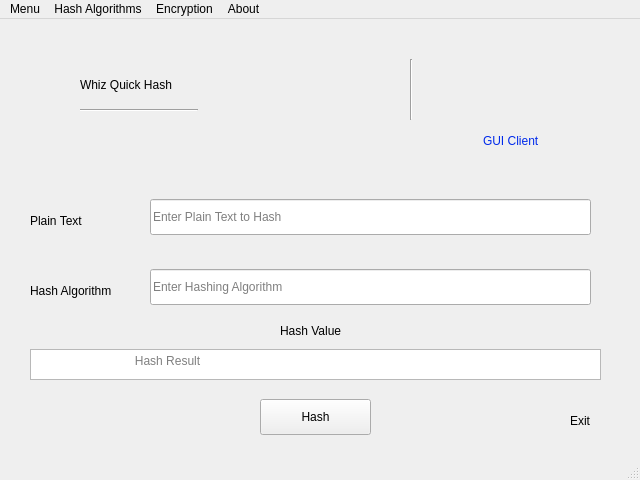
<?xml version="1.0" encoding="UTF-8"?>
<ui version="4.0">
 <class>MainWindow</class>
 <widget class="QMainWindow" name="MainWindow">
  <property name="geometry">
   <rect>
    <x>0</x>
    <y>0</y>
    <width>640</width>
    <height>480</height>
   </rect>
  </property>
  <property name="minimumSize">
   <size>
    <width>640</width>
    <height>480</height>
   </size>
  </property>
  <property name="maximumSize">
   <size>
    <width>640</width>
    <height>480</height>
   </size>
  </property>
  <property name="sizeIncrement">
   <size>
    <width>1</width>
    <height>1</height>
   </size>
  </property>
  <property name="baseSize">
   <size>
    <width>640</width>
    <height>480</height>
   </size>
  </property>
  <property name="windowTitle">
   <string>Whiz Quick Hash</string>
  </property>
  <property name="windowIcon">
   <iconset>
    <normaloff>../Downloads/milk.png</normaloff>../Downloads/milk.png</iconset>
  </property>
  <property name="tabShape">
   <enum>QTabWidget::Rounded</enum>
  </property>
  <property name="unifiedTitleAndToolBarOnMac">
   <bool>true</bool>
  </property>
  <widget class="QWidget" name="centralwidget">
   <widget class="QLabel" name="plain_text">
    <property name="geometry">
     <rect>
      <x>30</x>
      <y>190</y>
      <width>121</width>
      <height>24</height>
     </rect>
    </property>
    <property name="styleSheet">
     <string notr="true">font: bold 12pt &quot;Ubuntu Mono&quot;;</string>
    </property>
    <property name="text">
     <string>Plain Text</string>
    </property>
   </widget>
   <widget class="QLabel" name="hash_algo">
    <property name="geometry">
     <rect>
      <x>30</x>
      <y>260</y>
      <width>121</width>
      <height>24</height>
     </rect>
    </property>
    <property name="styleSheet">
     <string notr="true">font: bold 12pt &quot;Ubuntu Mono&quot;;</string>
    </property>
    <property name="text">
     <string>Hash Algorithm</string>
    </property>
   </widget>
   <widget class="QLabel" name="hash_value">
    <property name="geometry">
     <rect>
      <x>280</x>
      <y>300</y>
      <width>81</width>
      <height>24</height>
     </rect>
    </property>
    <property name="styleSheet">
     <string notr="true">font: bold 12pt &quot;Ubuntu Mono&quot;;</string>
    </property>
    <property name="text">
     <string>Hash Value</string>
    </property>
   </widget>
   <widget class="QLabel" name="label_4">
    <property name="geometry">
     <rect>
      <x>80</x>
      <y>30</y>
      <width>491</width>
      <height>71</height>
     </rect>
    </property>
    <property name="styleSheet">
     <string notr="true">font: 75 italic 40pt &quot;DejaVu Sans Mono&quot;;</string>
    </property>
    <property name="text">
     <string>Whiz Quick Hash</string>
    </property>
   </widget>
   <widget class="QLabel" name="label_5">
    <property name="geometry">
     <rect>
      <x>483</x>
      <y>110</y>
      <width>81</width>
      <height>24</height>
     </rect>
    </property>
    <property name="styleSheet">
     <string notr="true">font: 17pt &quot;Karumbi&quot;;
color:rgb(0, 42, 235)</string>
    </property>
    <property name="text">
     <string>GUI Client</string>
    </property>
   </widget>
   <widget class="QLineEdit" name="plaintext_edit">
    <property name="geometry">
     <rect>
      <x>150</x>
      <y>180</y>
      <width>441</width>
      <height>36</height>
     </rect>
    </property>
    <property name="autoFillBackground">
     <bool>false</bool>
    </property>
    <property name="text">
     <string/>
    </property>
    <property name="maxLength">
     <number>999999999</number>
    </property>
    <property name="frame">
     <bool>true</bool>
    </property>
    <property name="echoMode">
     <enum>QLineEdit::Normal</enum>
    </property>
    <property name="dragEnabled">
     <bool>false</bool>
    </property>
    <property name="readOnly">
     <bool>false</bool>
    </property>
    <property name="placeholderText">
     <string>Enter Plain Text to Hash</string>
    </property>
    <property name="clearButtonEnabled">
     <bool>true</bool>
    </property>
   </widget>
   <widget class="QLineEdit" name="hashalgo_edit">
    <property name="geometry">
     <rect>
      <x>150</x>
      <y>250</y>
      <width>441</width>
      <height>36</height>
     </rect>
    </property>
    <property name="maxLength">
     <number>9</number>
    </property>
    <property name="placeholderText">
     <string>Enter Hashing Algorithm</string>
    </property>
    <property name="clearButtonEnabled">
     <bool>true</bool>
    </property>
   </widget>
   <widget class="QPushButton" name="hash_button">
    <property name="geometry">
     <rect>
      <x>260</x>
      <y>380</y>
      <width>111</width>
      <height>36</height>
     </rect>
    </property>
    <property name="text">
     <string>Hash</string>
    </property>
   </widget>
   <widget class="QLabel" name="Exit_app">
    <property name="geometry">
     <rect>
      <x>570</x>
      <y>390</y>
      <width>64</width>
      <height>24</height>
     </rect>
    </property>
    <property name="styleSheet">
     <string notr="true">font: bold 12pt &quot;Ubuntu Mono&quot;;</string>
    </property>
    <property name="text">
     <string>Exit</string>
    </property>
   </widget>
   <widget class="Line" name="line">
    <property name="geometry">
     <rect>
      <x>80</x>
      <y>90</y>
      <width>118</width>
      <height>3</height>
     </rect>
    </property>
    <property name="orientation">
     <enum>Qt::Horizontal</enum>
    </property>
   </widget>
   <widget class="Line" name="line_2">
    <property name="geometry">
     <rect>
      <x>410</x>
      <y>40</y>
      <width>3</width>
      <height>61</height>
     </rect>
    </property>
    <property name="orientation">
     <enum>Qt::Vertical</enum>
    </property>
   </widget>
   <widget class="QTextEdit" name="hashvalue_edit">
    <property name="geometry">
     <rect>
      <x>30</x>
      <y>330</y>
      <width>571</width>
      <height>31</height>
     </rect>
    </property>
    <property name="styleSheet">
     <string notr="true">font: 12pt &quot;Ubuntu Mono&quot;;</string>
    </property>
    <property name="readOnly">
     <bool>true</bool>
    </property>
    <property name="acceptRichText">
     <bool>true</bool>
    </property>
    <property name="placeholderText">
     <string>                              Hash Result</string>
    </property>
   </widget>
  </widget>
  <widget class="QMenuBar" name="menubar">
   <property name="geometry">
    <rect>
     <x>0</x>
     <y>0</y>
     <width>640</width>
     <height>30</height>
    </rect>
   </property>
   <widget class="QMenu" name="menuMenu">
    <property name="title">
     <string>Menu</string>
    </property>
    <widget class="QMenu" name="menuLookup_Hash">
     <property name="title">
      <string>Lookup Hash</string>
     </property>
     <addaction name="actionHash_Details"/>
     <addaction name="actionAbout_Hash"/>
    </widget>
    <widget class="QMenu" name="menuHash_Multiple_Text">
     <property name="title">
      <string>Hash Multiple Text</string>
     </property>
     <addaction name="actionSave_to_File"/>
     <addaction name="actionSave_to_clipboard"/>
    </widget>
    <addaction name="Quick_Hash"/>
    <addaction name="menuLookup_Hash"/>
    <addaction name="menuHash_Multiple_Text"/>
    <addaction name="actionHash_File"/>
    <addaction name="actionMutate"/>
    <addaction name="separator"/>
    <addaction name="actionExit"/>
   </widget>
   <widget class="QMenu" name="menuHash_Algorithms">
    <property name="title">
     <string>Hash Algorithms</string>
    </property>
    <widget class="QMenu" name="menuMD5">
     <property name="title">
      <string>MD5</string>
     </property>
     <addaction name="actionAbout_MD5"/>
     <addaction name="actionAbout_MD5_2"/>
    </widget>
    <widget class="QMenu" name="menuSHA256">
     <property name="title">
      <string>SHA256</string>
     </property>
     <addaction name="actionAbour_SHA256"/>
     <addaction name="actionAbout_SHA256"/>
    </widget>
    <widget class="QMenu" name="menuSHAKE_128">
     <property name="title">
      <string>SHAKE_128</string>
     </property>
     <addaction name="actionUse_SHAKE_128"/>
     <addaction name="actionAbout_SHAKE_128"/>
    </widget>
    <widget class="QMenu" name="menuSHA3_256">
     <property name="title">
      <string>SHA3_256</string>
     </property>
     <addaction name="actionUse_SHA3_256"/>
     <addaction name="actionAbout_SHA3_256"/>
    </widget>
    <widget class="QMenu" name="menuSHAKE_256">
     <property name="title">
      <string>SHAKE_256</string>
     </property>
     <addaction name="actionUse_SHAKE_256"/>
     <addaction name="actionAbout_SHAKE_256"/>
    </widget>
    <widget class="QMenu" name="menuBLAKE2S">
     <property name="title">
      <string>BLAKE2S</string>
     </property>
     <addaction name="actionUse_BLAKE2S"/>
     <addaction name="actionAbout_BLAKE2S"/>
    </widget>
    <widget class="QMenu" name="menuBLAKE2B">
     <property name="title">
      <string>BLAKE2B</string>
     </property>
     <addaction name="actionUse_BLAKE2B"/>
     <addaction name="actionAbout_BLAKE2B"/>
    </widget>
    <widget class="QMenu" name="menuSHA3_224">
     <property name="title">
      <string>SHA3_224</string>
     </property>
     <addaction name="actionUse_SHA3_224"/>
     <addaction name="actionAbout_SHA3_224"/>
    </widget>
    <widget class="QMenu" name="menuSHA3_384">
     <property name="title">
      <string>SHA3_384</string>
     </property>
     <addaction name="actionUse_SHA3_384"/>
     <addaction name="actionAbout_SHA3_384"/>
    </widget>
    <widget class="QMenu" name="menuSHA512">
     <property name="title">
      <string>SHA512</string>
     </property>
     <addaction name="actionUse_SHA512"/>
     <addaction name="actionAbout_SHA512"/>
    </widget>
    <widget class="QMenu" name="menuSHA224">
     <property name="title">
      <string>SHA224</string>
     </property>
     <addaction name="actionUse_SHA224"/>
     <addaction name="actionAbout_SHA224"/>
    </widget>
    <widget class="QMenu" name="menuSHA3_512">
     <property name="title">
      <string>SHA3_512</string>
     </property>
     <addaction name="actionUse_SHA3_512"/>
     <addaction name="actionAbout_SHA3_512"/>
    </widget>
    <widget class="QMenu" name="menuSHA384">
     <property name="title">
      <string>SHA384</string>
     </property>
     <addaction name="actionUse_SHA384"/>
     <addaction name="actionAbout_SHA384"/>
    </widget>
    <widget class="QMenu" name="menuSHA1">
     <property name="title">
      <string>SHA1</string>
     </property>
     <addaction name="actionUse_SHA1"/>
     <addaction name="actionAbout_SHA1"/>
    </widget>
    <addaction name="menuMD5"/>
    <addaction name="menuSHA256"/>
    <addaction name="menuSHAKE_128"/>
    <addaction name="menuSHA3_256"/>
    <addaction name="menuSHAKE_256"/>
    <addaction name="menuBLAKE2S"/>
    <addaction name="menuBLAKE2B"/>
    <addaction name="menuSHA3_224"/>
    <addaction name="menuSHA3_384"/>
    <addaction name="menuSHA512"/>
    <addaction name="menuSHA224"/>
    <addaction name="menuSHA3_512"/>
    <addaction name="menuSHA384"/>
    <addaction name="menuSHA1"/>
   </widget>
   <widget class="QMenu" name="menuEncryption">
    <property name="title">
     <string>Encryption</string>
    </property>
    <addaction name="actionUse_GUI"/>
    <addaction name="actionUse_Shell"/>
   </widget>
   <widget class="QMenu" name="menuAbout">
    <property name="title">
     <string>About</string>
    </property>
    <widget class="QMenu" name="menuCredits">
     <property name="title">
      <string>Credits</string>
     </property>
     <addaction name="actionDevelopers"/>
     <addaction name="actionDesigners"/>
    </widget>
    <addaction name="actionAbout_Whiz"/>
    <addaction name="actionAbout_CyberXaviours"/>
    <addaction name="menuCredits"/>
   </widget>
   <addaction name="menuMenu"/>
   <addaction name="menuHash_Algorithms"/>
   <addaction name="menuEncryption"/>
   <addaction name="menuAbout"/>
  </widget>
  <widget class="QStatusBar" name="statusbar"/>
  <action name="Quick_Hash">
   <property name="text">
    <string>Quick Hash</string>
   </property>
  </action>
  <action name="actionAbout_MD5">
   <property name="text">
    <string>Use MD5</string>
   </property>
  </action>
  <action name="actionAbour_SHA256">
   <property name="text">
    <string>Use SHA256</string>
   </property>
  </action>
  <action name="actionHash_Details">
   <property name="text">
    <string>Hash Details</string>
   </property>
  </action>
  <action name="actionAbout_Hash">
   <property name="text">
    <string>About Hash</string>
   </property>
  </action>
  <action name="actionSave_to_File">
   <property name="text">
    <string>Save to File</string>
   </property>
  </action>
  <action name="actionSave_to_clipboard">
   <property name="text">
    <string>Save to clipboard</string>
   </property>
  </action>
  <action name="actionAbout_MD5_2">
   <property name="text">
    <string>About MD5</string>
   </property>
  </action>
  <action name="actionAbout_SHA256">
   <property name="text">
    <string>About SHA256</string>
   </property>
  </action>
  <action name="actionUse_SHAKE_128">
   <property name="text">
    <string>Use SHAKE_128</string>
   </property>
  </action>
  <action name="actionAbout_SHAKE_128">
   <property name="text">
    <string>About SHAKE_128</string>
   </property>
  </action>
  <action name="actionUse_SHA3_256">
   <property name="text">
    <string>Use SHA3_256</string>
   </property>
  </action>
  <action name="actionAbout_SHA3_256">
   <property name="text">
    <string>About SHA3_256</string>
   </property>
  </action>
  <action name="actionUse_SHAKE_256">
   <property name="text">
    <string>Use SHAKE_256</string>
   </property>
  </action>
  <action name="actionAbout_SHAKE_256">
   <property name="text">
    <string>About SHAKE_256</string>
   </property>
  </action>
  <action name="actionUse_BLAKE2S">
   <property name="text">
    <string>Use BLAKE2S</string>
   </property>
  </action>
  <action name="actionAbout_BLAKE2S">
   <property name="text">
    <string>About BLAKE2S</string>
   </property>
  </action>
  <action name="actionUse_BLAKE2B">
   <property name="text">
    <string>Use BLAKE2B</string>
   </property>
  </action>
  <action name="actionAbout_BLAKE2B">
   <property name="text">
    <string>About BLAKE2B</string>
   </property>
  </action>
  <action name="actionUse_SHA3_224">
   <property name="text">
    <string>Use SHA3_224</string>
   </property>
  </action>
  <action name="actionAbout_SHA3_224">
   <property name="text">
    <string>About SHA3_224</string>
   </property>
  </action>
  <action name="actionUse_SHA3_384">
   <property name="text">
    <string>Use SHA3_384</string>
   </property>
  </action>
  <action name="actionAbout_SHA3_384">
   <property name="text">
    <string>About SHA3_384</string>
   </property>
  </action>
  <action name="actionUse_SHA512">
   <property name="text">
    <string>Use SHA512</string>
   </property>
  </action>
  <action name="actionAbout_SHA512">
   <property name="text">
    <string>About SHA512</string>
   </property>
  </action>
  <action name="actionUse_SHA224">
   <property name="text">
    <string>Use SHA224</string>
   </property>
  </action>
  <action name="actionAbout_SHA224">
   <property name="text">
    <string>About SHA224</string>
   </property>
  </action>
  <action name="actionUse_SHA3_512">
   <property name="text">
    <string>Use SHA3_512</string>
   </property>
  </action>
  <action name="actionAbout_SHA3_512">
   <property name="text">
    <string>About SHA3_512</string>
   </property>
  </action>
  <action name="actionUse_SHA384">
   <property name="text">
    <string>Use SHA384</string>
   </property>
  </action>
  <action name="actionAbout_SHA384">
   <property name="text">
    <string>About SHA384</string>
   </property>
  </action>
  <action name="actionUse_SHA1">
   <property name="text">
    <string>Use SHA1</string>
   </property>
  </action>
  <action name="actionAbout_SHA1">
   <property name="text">
    <string>About SHA1</string>
   </property>
  </action>
  <action name="actionHash_File">
   <property name="text">
    <string>Hash File</string>
   </property>
  </action>
  <action name="actionAbout_Whiz">
   <property name="text">
    <string>About Whiz</string>
   </property>
  </action>
  <action name="actionAbout_CyberXaviours">
   <property name="text">
    <string>About Cyber Xaviours</string>
   </property>
  </action>
  <action name="actionDevelopers">
   <property name="text">
    <string>Developers</string>
   </property>
  </action>
  <action name="actionMutate">
   <property name="text">
    <string>Mutate</string>
   </property>
  </action>
  <action name="actionExit">
   <property name="text">
    <string>Exit</string>
   </property>
  </action>
  <action name="actionDesigners">
   <property name="text">
    <string>Designers</string>
   </property>
  </action>
  <action name="actionUse_GUI">
   <property name="text">
    <string>Use GUI</string>
   </property>
  </action>
  <action name="actionUse_Shell">
   <property name="text">
    <string>Use Shell</string>
   </property>
  </action>
 </widget>
 <resources/>
 <connections/>
</ui>
